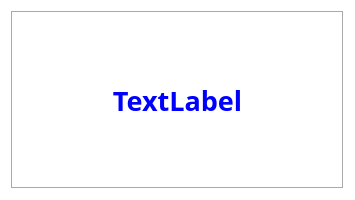
<?xml version="1.0" encoding="UTF-8"?>
<ui version="4.0">
 <class>WindowOut</class>
 <widget class="QDialog" name="WindowOut">
  <property name="windowModality">
   <enum>Qt::WindowModal</enum>
  </property>
  <property name="geometry">
   <rect>
    <x>0</x>
    <y>0</y>
    <width>355</width>
    <height>200</height>
   </rect>
  </property>
  <property name="minimumSize">
   <size>
    <width>355</width>
    <height>200</height>
   </size>
  </property>
  <property name="maximumSize">
   <size>
    <width>355</width>
    <height>200</height>
   </size>
  </property>
  <property name="windowTitle">
   <string>WindowOut</string>
  </property>
  <property name="styleSheet">
   <string notr="true">background-color: rgb(255, 255, 255);</string>
  </property>
  <layout class="QVBoxLayout" name="verticalLayout">
   <item>
    <widget class="QLabel" name="label">
     <property name="font">
      <font>
       <family>幼圆</family>
       <pointsize>20</pointsize>
       <weight>75</weight>
       <bold>true</bold>
      </font>
     </property>
     <property name="styleSheet">
      <string notr="true">background-color: rgb(255, 255, 255);
color: rgb(0, 0, 255);</string>
     </property>
     <property name="frameShape">
      <enum>QFrame::Box</enum>
     </property>
     <property name="frameShadow">
      <enum>QFrame::Sunken</enum>
     </property>
     <property name="text">
      <string>TextLabel</string>
     </property>
     <property name="alignment">
      <set>Qt::AlignCenter</set>
     </property>
    </widget>
   </item>
  </layout>
 </widget>
 <layoutdefault spacing="6" margin="11"/>
 <resources/>
 <connections/>
</ui>
